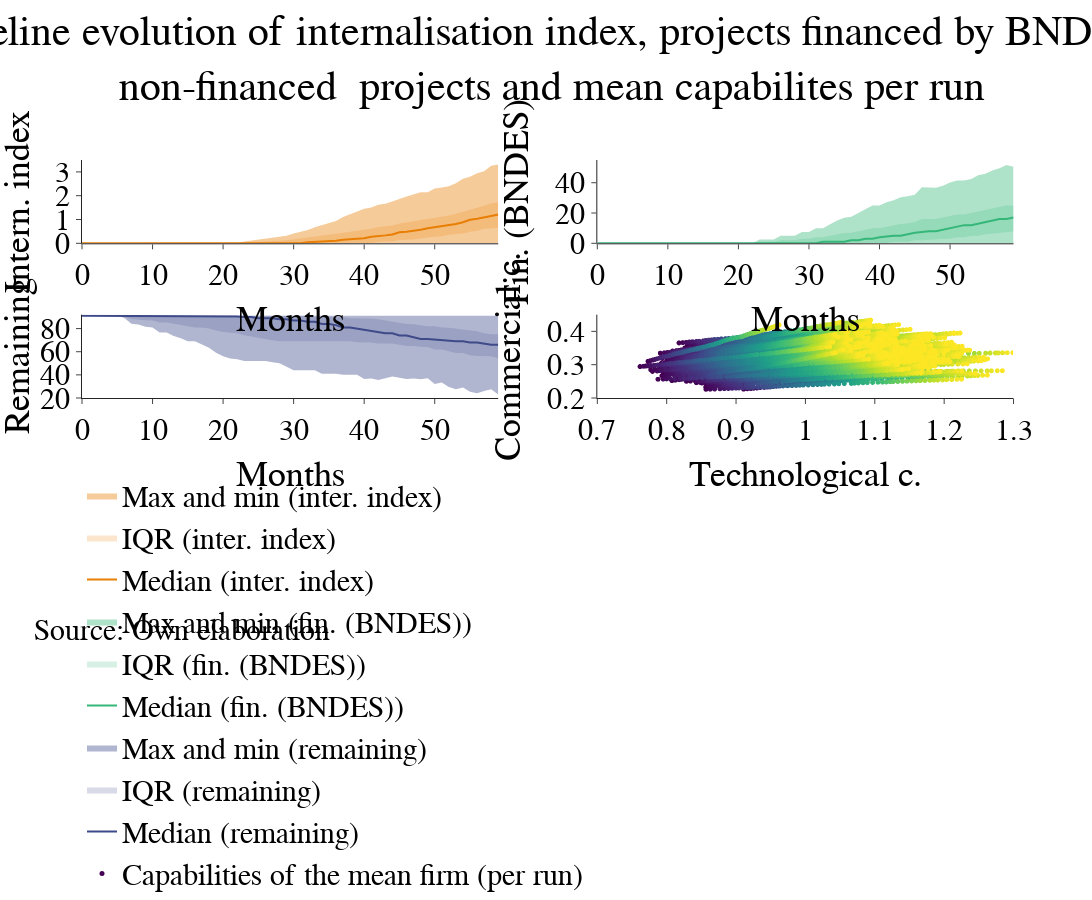

The code cell stored with this chart in its notebook:
### Code cell
fig = make_subplots(rows=2, cols=2,specs=[[{"secondary_y": False}, {"secondary_y": False}],
                           [{"secondary_y": False}, {"secondary_y": True}]],
                                       horizontal_spacing=0.1,
                    vertical_spacing=0.3)



dataFrame1 = endDFsums.loc[endDFsums['rs_t'] == 0]
dataFrame1b = endDF.loc[endDF['rs_t'] == 0]
y_variable_to_show1 = 'ii_t_add'
x_variable_to_show1 = list(dataFrame1.groupby(['time_t'], as_index=False).max()['time_t'])
x_variable_to_show1_rev = list(dataFrame1.groupby(['time_t'], as_index=False).max()['time_t'][ : : -1])


y11_upper=      dataFrame1.groupby(['time_t'],as_index=False)[y_variable_to_show1].quantile(.75)[y_variable_to_show1]
y11_median=list(dataFrame1.groupby(['time_t'],as_index=False)[y_variable_to_show1].quantile(.5) [y_variable_to_show1])
y11_bottom=     dataFrame1.groupby(['time_t'],as_index=False)[y_variable_to_show1].quantile(.25)[y_variable_to_show1]
y11_bottom=y11_bottom[: : -1]

y11_max=   list(y11_upper +1.5*(y11_upper-y11_bottom)) #this removes outliers
y11_min=   list(y11_bottom-1.5*(y11_upper-y11_bottom))
c=[]
for i in range(60):
    c.append(min(y11_max[i], list(dataFrame1.groupby(['time_t'],as_index=False)[y_variable_to_show1].max()[y_variable_to_show1])[i]))
d=[]
for i in range(60):
    d.append(max(y11_min[i], list(dataFrame1.groupby(['time_t'],as_index=False)[y_variable_to_show1].min()[y_variable_to_show1])[i]))
y11_max=c
y11_min=d
y11_min=y11_min[ : : -1]

"""
"""

dataFrame2 = endDFsums.loc[endDFsums['rs_t'] == 0]
dataFrame2b = endDF.loc[endDF['rs_t'] == 0]
y_variable_to_show2 = 'proj_fin_BNDES_t'
x_variable_to_show2 = list(dataFrame2.groupby(['time_t'], as_index=False).max()['time_t'])
x_variable_to_show2_rev = list(dataFrame2.groupby(['time_t'], as_index=False).max()['time_t'][ : : -1])

y12_upper=      dataFrame2.groupby(['time_t'],as_index=False)[y_variable_to_show2].quantile(.75)[y_variable_to_show2]
y12_median=list(dataFrame2.groupby(['time_t'],as_index=False)[y_variable_to_show2].quantile(.5) [y_variable_to_show2])
y12_bottom=     dataFrame2.groupby(['time_t'],as_index=False)[y_variable_to_show2].quantile(.25)[y_variable_to_show2]
y12_bottom=y12_bottom[: : -1]

y12_max=   list(y12_upper +1.5*(y12_upper-y12_bottom)) #this removes outliers
y12_min=   list(y12_bottom-1.5*(y12_upper-y12_bottom))
c=[]
for i in range(60):
    c.append(min(y12_max[i], list(dataFrame2.groupby(['time_t'],as_index=False)[y_variable_to_show2].max()[y_variable_to_show2])[i]))
d=[]
for i in range(60):
    d.append(max(y12_min[i], list(dataFrame2.groupby(['time_t'],as_index=False)[y_variable_to_show2].min()[y_variable_to_show2])[i]))
y12_max=c
y12_min=d
y12_min=y12_min[ : : -1]

"""
"""

dataFrame3 = endDFsums.loc[endDFsums['rs_t'] == 0]
dataFrame3b = endDF.loc[endDF['rs_t'] == 0]
y_variable_to_show3 = 'proj_remain_t'

x_variable_to_show3 =     list(dataFrame3.groupby(['time_t'], as_index=False).max()['time_t'])
x_variable_to_show3_rev = list(dataFrame3.groupby(['time_t'], as_index=False).max()['time_t'][ : : -1])

y21_upper=      dataFrame3.groupby(['time_t'],as_index=False)[y_variable_to_show3].quantile(.75)[y_variable_to_show3]
y21_median=list(dataFrame3.groupby(['time_t'],as_index=False)[y_variable_to_show3].quantile(.5) [y_variable_to_show3])
y21_bottom=     dataFrame3.groupby(['time_t'],as_index=False)[y_variable_to_show3].quantile(.25)[y_variable_to_show3]
y21_bottom=y21_bottom[: : -1]

y21_max=   list(y21_upper +1.5*(y21_upper-y21_bottom)) #this removes outliers
y21_min=   list(y21_bottom-1.5*(y21_upper-y21_bottom))
c=[]
for i in range(60):
    c.append(min(y21_max[i], list(dataFrame3.groupby(['time_t'],as_index=False)[y_variable_to_show3].max()[y_variable_to_show3])[i]))
d=[]
for i in range(60):
    d.append(max(y21_min[i], list(dataFrame3.groupby(['time_t'],as_index=False)[y_variable_to_show3].min()[y_variable_to_show3])[i]))
y21_max=c
y21_min=d
y21_min=y21_min[ : : -1]

"""
"""

dataFrame4 = endDF.loc[endDF['rs_t'] == 0].groupby(['time_t', 'SIM_t'], as_index=False).mean()
x_variable_to_show4 = 'tc_t'
y_variable_to_show4 = 'cc_t'

'''
'''

fig.add_trace(go.Scatter(name="Max and min (inter. index)", x=x_variable_to_show1 + x_variable_to_show1_rev,
                         y=list(y11_max)+list(y11_min), fill='toself', fillcolor='rgba(232,126,4,0.4)', line_color='rgba(255,255,255,0)'),
             secondary_y=False, row=1, col=1)
fig.add_trace(go.Scatter(name="IQR (inter. index)", x=x_variable_to_show1 + x_variable_to_show1_rev,
                         y=list(y11_upper)+list(y11_bottom), fill='toself', fillcolor='rgba(232,126,4,0.2)', line_color='rgba(255,255,255,0)'),
             secondary_y=False, row=1, col=1)
fig.add_trace(go.Scatter(name="Median (inter. index)", x=x_variable_to_show1, y=y11_median,
                    marker=dict(color="rgba(232,126,4,1)")), secondary_y=False, row=1, col=1)

"""
above: row 1 col 1
below: row 1 col 2
"""

fig.add_trace(go.Scatter(name="Max and min (fin. (BNDES))", x=x_variable_to_show2 + x_variable_to_show2_rev,
                         y=list(y12_max)+list(y12_min), fill='toself', fillcolor='rgba(53,183,121,0.4)', line_color='rgba(255,255,255,0)'),
             secondary_y=False, row=1, col=2)
fig.add_trace(go.Scatter(name="IQR (fin. (BNDES))", x=x_variable_to_show2 + x_variable_to_show2_rev,
                         y=list(y12_upper)+list(y12_bottom), fill='toself', fillcolor='rgba(53,183,121,0.2)', line_color='rgba(255,255,255,0)'),
             secondary_y=False, row=1, col=2)
fig.add_trace(go.Scatter(name="Median (fin. (BNDES))", x=x_variable_to_show2, y=y12_median,
                    marker=dict(color='rgba(53,183,121,1)')), secondary_y=False, row=1, col=2)

'''
below: row 2 col 1
'''

fig.add_trace(go.Scatter(name="Max and min (remaining)", x=x_variable_to_show3 + x_variable_to_show3_rev,
                         y=list(y21_max)+list(y21_min), fill='toself', fillcolor='rgba(62,74,137,0.4)', line_color='rgba(255,255,255,0)'),
             secondary_y=False, row=2, col=1)
fig.add_trace(go.Scatter(name="IQR (remaining)", x=x_variable_to_show3 + x_variable_to_show3_rev,
                         y=list(y21_upper)+list(y21_bottom), fill='toself', fillcolor='rgba(62,74,137,0.2)', line_color='rgba(255,255,255,0)'),
             secondary_y=False, row=2, col=1)
fig.add_trace(go.Scatter(name="Median (remaining)", x=x_variable_to_show3, y=y21_median,
                    marker=dict(color="rgba(62,74,137,1)")), secondary_y=False, row=2, col=1)

'''
below: row 2 col 2
'''
fig.add_trace(go.Scattergl(name="Capabilities of the mean firm (per run)", x=list(dataFrame4[x_variable_to_show4]),
           y=list(dataFrame4[y_variable_to_show4]), mode='markers', marker=dict(
           color=list(dataFrame4['time_t']), colorscale='Viridis', size=5)),row=2, col=2)

'''
'''

fig.update_layout(margin=dict(t=160, l=0, r=0, b=380))
# Change the bar mode
fig.update_yaxes(automargin=True)
fig.update_xaxes(automargin=True)
fig.update_layout(barmode='overlay', template="simple_white")

# Update yaxis properties

fig.update_yaxes(range=[0, 3.5],   row=1, col=1, title_text='Intern. index')
fig.update_yaxes(range=[0, 55],    row=1, col=2, title_text='Fin. (BNDES)')
fig.update_yaxes(range=[20, 92],   row=2, col=1, title_text='Remaining')
fig.update_yaxes(range=[0.2,0.45], row=2, col=2, title_text="Commercial c.")

#update x axis, properties

fig.update_xaxes(title_text="Months", row=1, col=1)
fig.update_xaxes(title_text="Months", row=1, col=2)
fig.update_xaxes(title_text="Months", row=2, col=1)
fig.update_xaxes(range=[0.7,1.3], title_text="Technological c.", row=2, col=2)

fig.update_layout(legend=dict(y=-0.3,orientation="h"))
fig.update_layout(font=dict(family='Calibri', size=30, color='Black'))

fig.update_layout(
    title={
        'text': 'Baseline evolution of internalisation index, projects financed by BNDES, <br> non-financed  projects and mean capabilites per run',
        'y':0.95,
        'x':0.5,
        'xanchor': 'center',
        'yanchor': 'top'})

fig.update_layout(
    annotations=[
        dict(
            x=-0.05,
            y=-1.05,
            showarrow=False,
            text="Source: Own elaboration",
            xref="paper",
            yref="paper"
        )])

fig.update_layout(autosize=False,width=1600,height=900,legend=dict(y=-0.3,orientation="h"))
fig.write_image("Responsivity_Evil_-_Zero_(fo-show).png")
fig.show()

### Figure 1 — Plotly figure (JSON) as saved in the notebook; plotly's stock layout.template omitted (floating-point values rounded to 4 significant figures; data arrays with more than 128 entries replaced by an {"elided": "..."} marker saying what was removed)
{"data": [{"fill": "toself", "fillcolor": "rgba(232,126,4,0.4)", "line": {"color": "rgba(255,255,255,0)"}, "name": "Max and min (inter. index)", "type": "scatter", "x": [0, 1, 2, 3, 4, 5, 6, 7, 8, 9, 10, 11, 12, 13, 14, 15, 16, 17, 18, 19, 20, 21, 22, 23, 24, 25, 26, 27, 28, 29, 30, 31, 32, 33, 34, 35, 36, 37, 38, 39, 40, 41, 42, 43, 44, 45, 46, 47, 48, 49, 50, 51, 52, 53, 54, 55, 56, 57, 58, 59, 59, 58, 57, 56, 55, 54, 53, 52, 51, 50, 49, 48, 47, 46, 45, 44, 43, 42, 41, 40, 39, 38, 37, 36, 35, 34, 33, 32, 31, 30, 29, 28, 27, 26, 25, 24, 23, 22, 21, 20, 19, 18, 17, 16, 15, 14, 13, 12, 11, 10, 9, 8, 7, 6, 5, 4, 3, 2, 1, 0], "xaxis": "x", "y": [0, 0, 0, 0, 0, 0, 0, 0, 0, 0, 0, 0, 0, 0, 0, 0, 0, 0, 0, 0, 0, 0, 0, 0.07831, 0.1208, 0.1402, 0.1779, 0.2357, 0.2589, 0.3132, 0.4116, 0.4713, 0.5558, 0.6765, 0.7729, 0.8642, 0.9345, 1.108, 1.22, 1.324, 1.454, 1.503, 1.623, 1.658, 1.747, 1.859, 1.962, 2.057, 2.141, 2.148, 2.299, 2.349, 2.396, 2.518, 2.715, 2.799, 2.938, 3.027, 3.258, 3.313, 0, 0, 0, 0, 0, 0, 0, 0, 0, 0, 0, 0, 0, 0, 0, 0, 0, 0, 0, 0, 0, 0, 0, 0, 0, 0, 0, 0, 0, 0, 0, 0, 0, 0, 0, 0, 0, 0, 0, 0, 0, 0, 0, 0, 0, 0, 0, 0, 0, 0, 0, 0, 0, 0, 0, 0, 0, 0, 0, 0], "yaxis": "y"}, {"fill": "toself", "fillcolor": "rgba(232,126,4,0.2)", "line": {"color": "rgba(255,255,255,0)"}, "name": "IQR (inter. index)", "type": "scatter", "x": [0, 1, 2, 3, 4, 5, 6, 7, 8, 9, 10, 11, 12, 13, 14, 15, 16, 17, 18, 19, 20, 21, 22, 23, 24, 25, 26, 27, 28, 29, 30, 31, 32, 33, 34, 35, 36, 37, 38, 39, 40, 41, 42, 43, 44, 45, 46, 47, 48, 49, 50, 51, 52, 53, 54, 55, 56, 57, 58, 59, 59, 58, 57, 56, 55, 54, 53, 52, 51, 50, 49, 48, 47, 46, 45, 44, 43, 42, 41, 40, 39, 38, 37, 36, 35, 34, 33, 32, 31, 30, 29, 28, 27, 26, 25, 24, 23, 22, 21, 20, 19, 18, 17, 16, 15, 14, 13, 12, 11, 10, 9, 8, 7, 6, 5, 4, 3, 2, 1, 0], "xaxis": "x", "y": [0, 0, 0, 0, 0, 0, 0, 0, 0, 0, 0, 0, 0, 0, 0, 0, 0, 0, 0, 0, 0, 0, 0, 0.03132, 0.04831, 0.05606, 0.07117, 0.09426, 0.1036, 0.1253, 0.1646, 0.1885, 0.2223, 0.2706, 0.3092, 0.3457, 0.3738, 0.4432, 0.4878, 0.5298, 0.5814, 0.608, 0.6863, 0.7085, 0.7528, 0.8272, 0.8747, 0.9196, 0.9795, 1.008, 1.086, 1.115, 1.172, 1.237, 1.33, 1.411, 1.491, 1.575, 1.678, 1.716, 0.6523, 0.624, 0.6077, 0.5265, 0.4852, 0.4067, 0.3825, 0.3566, 0.2922, 0.2773, 0.2478, 0.2051, 0.1611, 0.1501, 0.1392, 0.09012, 0.07565, 0.06191, 0.01114, 0, 0, 0, 0, 0, 0, 0, 0, 0, 0, 0, 0, 0, 0, 0, 0, 0, 0, 0, 0, 0, 0, 0, 0, 0, 0, 0, 0, 0, 0, 0, 0, 0, 0, 0, 0, 0, 0, 0, 0, 0], "yaxis": "y"}, {"marker": {"color": "rgba(232,126,4,1)"}, "name": "Median (inter. index)", "type": "scatter", "x": [0, 1, 2, 3, 4, 5, 6, 7, 8, 9, 10, 11, 12, 13, 14, 15, 16, 17, 18, 19, 20, 21, 22, 23, 24, 25, 26, 27, 28, 29, 30, 31, 32, 33, 34, 35, 36, 37, 38, 39, 40, 41, 42, 43, 44, 45, 46, 47, 48, 49, 50, 51, 52, 53, 54, 55, 56, 57, 58, 59], "xaxis": "x", "y": [0, 0, 0, 0, 0, 0, 0, 0, 0, 0, 0, 0, 0, 0, 0, 0, 0, 0, 0, 0, 0, 0, 0, 0, 0, 0, 0, 0, 0, 0, 0, 0, 0.04682, 0.05716, 0.07498, 0.07806, 0.1047, 0.1471, 0.1707, 0.1736, 0.2147, 0.2765, 0.2936, 0.3328, 0.3679, 0.465, 0.49, 0.5259, 0.5681, 0.6319, 0.6757, 0.7284, 0.784, 0.8153, 0.8823, 0.9864, 1.033, 1.076, 1.148, 1.209], "yaxis": "y"}, {"fill": "toself", "fillcolor": "rgba(53,183,121,0.4)", "line": {"color": "rgba(255,255,255,0)"}, "name": "Max and min (fin. (BNDES))", "type": "scatter", "x": [0, 1, 2, 3, 4, 5, 6, 7, 8, 9, 10, 11, 12, 13, 14, 15, 16, 17, 18, 19, 20, 21, 22, 23, 24, 25, 26, 27, 28, 29, 30, 31, 32, 33, 34, 35, 36, 37, 38, 39, 40, 41, 42, 43, 44, 45, 46, 47, 48, 49, 50, 51, 52, 53, 54, 55, 56, 57, 58, 59, 59, 58, 57, 56, 55, 54, 53, 52, 51, 50, 49, 48, 47, 46, 45, 44, 43, 42, 41, 40, 39, 38, 37, 36, 35, 34, 33, 32, 31, 30, 29, 28, 27, 26, 25, 24, 23, 22, 21, 20, 19, 18, 17, 16, 15, 14, 13, 12, 11, 10, 9, 8, 7, 6, 5, 4, 3, 2, 1, 0], "xaxis": "x2", "y": [0, 0, 0, 0, 0, 0, 0, 0, 0, 0, 0, 0, 0, 0, 0, 0, 0, 0, 0, 0, 0, 0, 0, 2.5, 2.5, 2.5, 5, 5, 5, 7.5, 7.5, 10, 10, 12.5, 15, 16.88, 17.5, 20, 22.5, 25, 25, 27.12, 28.5, 30.38, 31, 32, 37, 37, 36.62, 38, 40.12, 41.5, 41.5, 42.5, 45, 46, 48.12, 49.5, 51.62, 50.5, 0, 0, 0, 0, 0, 0, 0, 0, 0, 0, 0, 0, 0, 0, 0, 0, 0, 0, 0, 0, 0, 0, 0, 0, 0, 0, 0, 0, 0, 0, 0, 0, 0, 0, 0, 0, 0, 0, 0, 0, 0, 0, 0, 0, 0, 0, 0, 0, 0, 0, 0, 0, 0, 0, 0, 0, 0, 0, 0, 0], "yaxis": "y2"}, {"fill": "toself", "fillcolor": "rgba(53,183,121,0.2)", "line": {"color": "rgba(255,255,255,0)"}, "name": "IQR (fin. (BNDES))", "type": "scatter", "x": [0, 1, 2, 3, 4, 5, 6, 7, 8, 9, 10, 11, 12, 13, 14, 15, 16, 17, 18, 19, 20, 21, 22, 23, 24, 25, 26, 27, 28, 29, 30, 31, 32, 33, 34, 35, 36, 37, 38, 39, 40, 41, 42, 43, 44, 45, 46, 47, 48, 49, 50, 51, 52, 53, 54, 55, 56, 57, 58, 59, 59, 58, 57, 56, 55, 54, 53, 52, 51, 50, 49, 48, 47, 46, 45, 44, 43, 42, 41, 40, 39, 38, 37, 36, 35, 34, 33, 32, 31, 30, 29, 28, 27, 26, 25, 24, 23, 22, 21, 20, 19, 18, 17, 16, 15, 14, 13, 12, 11, 10, 9, 8, 7, 6, 5, 4, 3, 2, 1, 0], "xaxis": "x2", "y": [0, 0, 0, 0, 0, 0, 0, 0, 0, 0, 0, 0, 0, 0, 0, 0, 0, 0, 0, 0, 0, 0, 0, 1, 1, 1, 2, 2, 2, 3, 3, 4, 4, 5, 6, 6.75, 7, 8, 9, 10, 10, 11, 12, 12.75, 13, 14, 16, 16, 16, 17, 18, 19, 19, 20, 21, 22, 23, 24, 25, 25, 8, 7.25, 7, 6.25, 6, 5, 5, 4, 4, 3.25, 3, 2.25, 2, 2, 2, 1, 1, 1, 0.25, 0, 0, 0, 0, 0, 0, 0, 0, 0, 0, 0, 0, 0, 0, 0, 0, 0, 0, 0, 0, 0, 0, 0, 0, 0, 0, 0, 0, 0, 0, 0, 0, 0, 0, 0, 0, 0, 0, 0, 0, 0], "yaxis": "y2"}, {"marker": {"color": "rgba(53,183,121,1)"}, "name": "Median (fin. (BNDES))", "type": "scatter", "x": [0, 1, 2, 3, 4, 5, 6, 7, 8, 9, 10, 11, 12, 13, 14, 15, 16, 17, 18, 19, 20, 21, 22, 23, 24, 25, 26, 27, 28, 29, 30, 31, 32, 33, 34, 35, 36, 37, 38, 39, 40, 41, 42, 43, 44, 45, 46, 47, 48, 49, 50, 51, 52, 53, 54, 55, 56, 57, 58, 59], "xaxis": "x2", "y": [0, 0, 0, 0, 0, 0, 0, 0, 0, 0, 0, 0, 0, 0, 0, 0, 0, 0, 0, 0, 0, 0, 0, 0, 0, 0, 0, 0, 0, 0, 0, 0, 1, 1, 1, 1, 2, 2, 3, 3, 4, 4.5, 5, 5, 6, 7, 7.5, 8, 8, 9, 10, 11, 12, 12, 13, 14, 15, 16, 16, 17], "yaxis": "y2"}, {"fill": "toself", "fillcolor": "rgba(62,74,137,0.4)", "line": {"color": "rgba(255,255,255,0)"}, "name": "Max and min (remaining)", "type": "scatter", "x": [0, 1, 2, 3, 4, 5, 6, 7, 8, 9, 10, 11, 12, 13, 14, 15, 16, 17, 18, 19, 20, 21, 22, 23, 24, 25, 26, 27, 28, 29, 30, 31, 32, 33, 34, 35, 36, 37, 38, 39, 40, 41, 42, 43, 44, 45, 46, 47, 48, 49, 50, 51, 52, 53, 54, 55, 56, 57, 58, 59, 59, 58, 57, 56, 55, 54, 53, 52, 51, 50, 49, 48, 47, 46, 45, 44, 43, 42, 41, 40, 39, 38, 37, 36, 35, 34, 33, 32, 31, 30, 29, 28, 27, 26, 25, 24, 23, 22, 21, 20, 19, 18, 17, 16, 15, 14, 13, 12, 11, 10, 9, 8, 7, 6, 5, 4, 3, 2, 1, 0], "xaxis": "x3", "y": [91, 91, 91, 91, 91, 91, 91, 91, 91, 91, 91, 91, 91, 91, 91, 91, 91, 91, 91, 91, 91, 91, 91, 91, 91, 91, 91, 91, 91, 91, 91, 91, 91, 91, 91, 91, 91, 91, 91, 91, 91, 91, 91, 91, 91, 91, 91, 91, 91, 91, 91, 91, 91, 91, 91, 91, 91, 91, 91, 91, 23.12, 27.5, 26, 24, 25.5, 29, 27.5, 29.5, 33.5, 32, 37, 36.12, 36.88, 36.5, 37.5, 38.5, 37, 35.5, 36.88, 36.5, 40, 40, 40, 41, 41, 41, 44, 44, 44, 44, 47, 50, 51, 52, 52, 52, 52, 53.5, 54.12, 56, 59.12, 63.5, 66, 69, 69, 71.62, 73.5, 76.62, 76.62, 81, 81.62, 83.5, 84.12, 89.12, 91, 91, 91, 91, 91, 91], "yaxis": "y3"}, {"fill": "toself", "fillcolor": "rgba(62,74,137,0.2)", "line": {"color": "rgba(255,255,255,0)"}, "name": "IQR (remaining)", "type": "scatter", "x": [0, 1, 2, 3, 4, 5, 6, 7, 8, 9, 10, 11, 12, 13, 14, 15, 16, 17, 18, 19, 20, 21, 22, 23, 24, 25, 26, 27, 28, 29, 30, 31, 32, 33, 34, 35, 36, 37, 38, 39, 40, 41, 42, 43, 44, 45, 46, 47, 48, 49, 50, 51, 52, 53, 54, 55, 56, 57, 58, 59, 59, 58, 57, 56, 55, 54, 53, 52, 51, 50, 49, 48, 47, 46, 45, 44, 43, 42, 41, 40, 39, 38, 37, 36, 35, 34, 33, 32, 31, 30, 29, 28, 27, 26, 25, 24, 23, 22, 21, 20, 19, 18, 17, 16, 15, 14, 13, 12, 11, 10, 9, 8, 7, 6, 5, 4, 3, 2, 1, 0], "xaxis": "x3", "y": [91, 91, 91, 91, 91, 91, 91, 91, 91, 91, 91, 91, 91, 91, 91, 91, 91, 91, 91, 91, 91, 91, 91, 91, 91, 91, 91, 91, 91, 91, 91, 91, 91, 90, 90, 90, 90, 89.75, 89, 89, 89, 88.75, 88, 87, 86, 85, 84, 83.75, 83, 82, 82, 81, 80.75, 80, 79, 78, 77.75, 76, 75, 75, 54.25, 56, 56, 56.25, 57, 59, 59, 60.25, 62, 62, 64, 64.25, 65, 65, 66, 67, 67, 67, 68, 68, 68.25, 69, 69, 69, 69, 69, 69, 69, 69, 69, 69, 69, 70, 71, 72, 73.25, 74.25, 76, 76.25, 77, 78.25, 80, 81, 81, 82, 83.25, 84, 85.25, 85.25, 87, 87.25, 88, 88.25, 90.25, 91, 91, 91, 91, 91, 91], "yaxis": "y3"}, {"marker": {"color": "rgba(62,74,137,1)"}, "name": "Median (remaining)", "type": "scatter", "x": [0, 1, 2, 3, 4, 5, 6, 7, 8, 9, 10, 11, 12, 13, 14, 15, 16, 17, 18, 19, 20, 21, 22, 23, 24, 25, 26, 27, 28, 29, 30, 31, 32, 33, 34, 35, 36, 37, 38, 39, 40, 41, 42, 43, 44, 45, 46, 47, 48, 49, 50, 51, 52, 53, 54, 55, 56, 57, 58, 59], "xaxis": "x3", "y": [91, 91, 91, 91, 91, 91, 91, 91, 91, 91, 91, 91, 91, 91, 91, 91, 91, 91, 91, 91, 91, 91, 90.5, 90, 90, 89, 89, 89, 88, 88, 87, 87, 86, 86, 84, 84, 83, 81, 81, 80, 79, 78, 77, 76, 76, 74, 74, 72.5, 71, 71, 70.5, 70, 69, 69, 69, 68, 68, 67, 66, 66], "yaxis": "y3"}, {"marker": {"color": {"elided": "15000 int values"}, "colorscale": [[0, "#440154"], [0.1111, "#482878"], [0.2222, "#3e4989"], [0.3333, "#31688e"], [0.4444, "#26828e"], [0.5556, "#1f9e89"], [0.6667, "#35b779"], [0.7778, "#6ece58"], [0.8889, "#b5de2b"], [1, "#fde725"]], "size": 5}, "mode": "markers", "name": "Capabilities of the mean firm (per run)", "type": "scattergl", "x": {"elided": "15000 float values"}, "xaxis": "x4", "y": {"elided": "15000 float values"}, "yaxis": "y4"}], "layout": {"annotations": [{"showarrow": false, "text": "Source: Own elaboration", "x": -0.05, "xref": "paper", "y": -1.05, "yref": "paper"}], "autosize": false, "barmode": "overlay", "font": {"color": "Black", "family": "Calibri", "size": 30}, "height": 900, "legend": {"orientation": "h", "x": 0, "y": -0.3}, "margin": {"b": 380, "l": 0, "r": 0, "t": 160}, "title": {"text": "Baseline evolution of internalisation index, projects financed by BNDES, <br> non-financed  projects and mean capabilites per run", "x": 0.5, "xanchor": "center", "y": 0.95, "yanchor": "top"}, "width": 1600, "xaxis": {"anchor": "y", "automargin": true, "autorange": true, "domain": [0, 0.42], "range": [0, 59], "title": {"text": "Months"}, "type": "linear"}, "xaxis2": {"anchor": "y2", "automargin": true, "autorange": true, "domain": [0.52, 0.94], "range": [0, 59], "title": {"text": "Months"}, "type": "linear"}, "xaxis3": {"anchor": "y3", "automargin": true, "autorange": true, "domain": [0, 0.42], "range": [0, 59], "title": {"text": "Months"}, "type": "linear"}, "xaxis4": {"anchor": "y4", "automargin": true, "domain": [0.52, 0.94], "range": [0.7, 1.3], "title": {"text": "Technological c."}, "type": "linear"}, "yaxis": {"anchor": "x", "automargin": true, "domain": [0.65, 1.0], "range": [0, 3.5], "title": {"text": "Intern. index"}, "type": "linear"}, "yaxis2": {"anchor": "x2", "automargin": true, "domain": [0.65, 1.0], "range": [0, 55], "title": {"text": "Fin. (BNDES)"}, "type": "linear"}, "yaxis3": {"anchor": "x3", "automargin": true, "domain": [0, 0.35], "range": [20, 92], "title": {"text": "Remaining"}, "type": "linear"}, "yaxis4": {"anchor": "x4", "automargin": true, "domain": [0, 0.35], "range": [0.2, 0.45], "title": {"text": "Commercial c."}, "type": "linear"}, "yaxis5": {"anchor": "x4", "automargin": true, "overlaying": "y4", "range": [0.2, 0.45], "side": "right", "title": {"text": "Commercial c."}}}}
